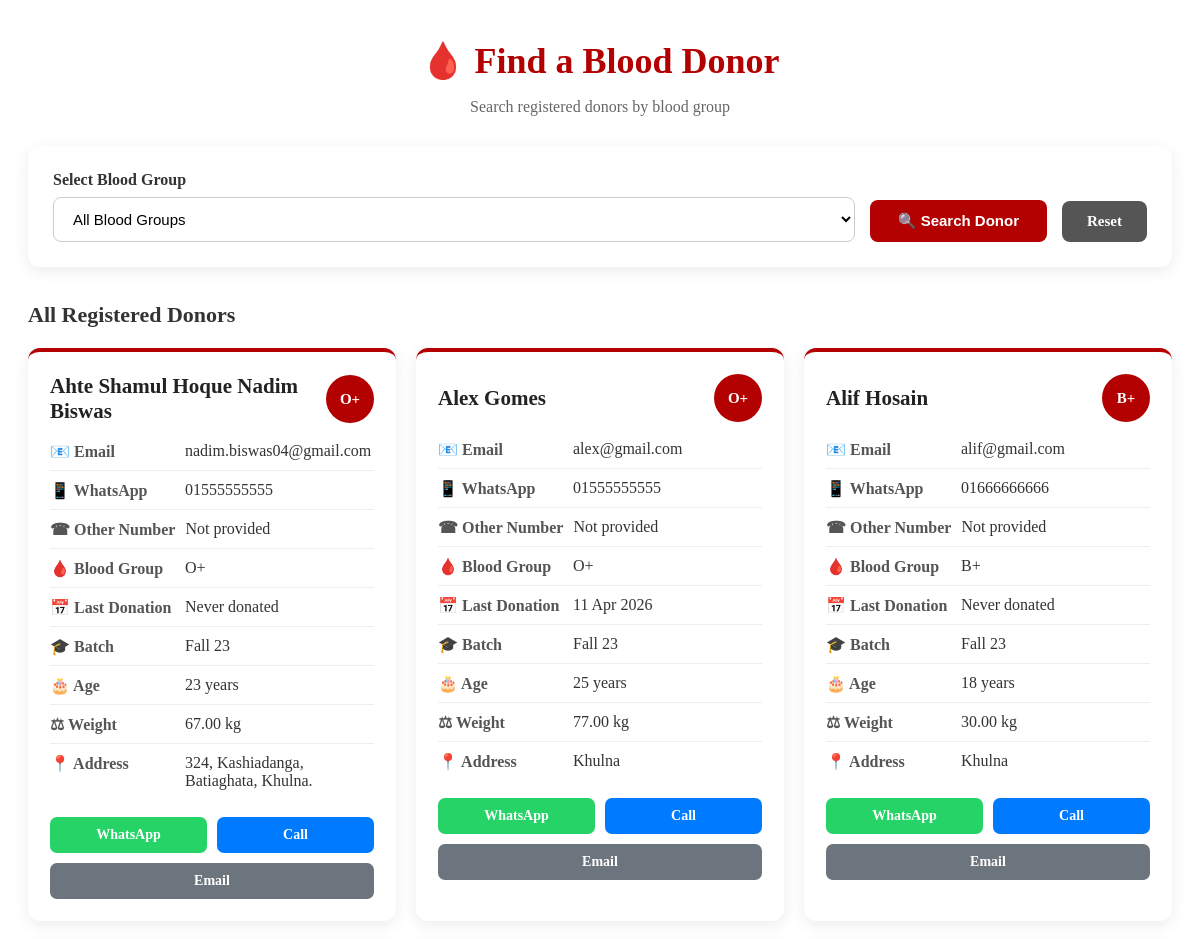
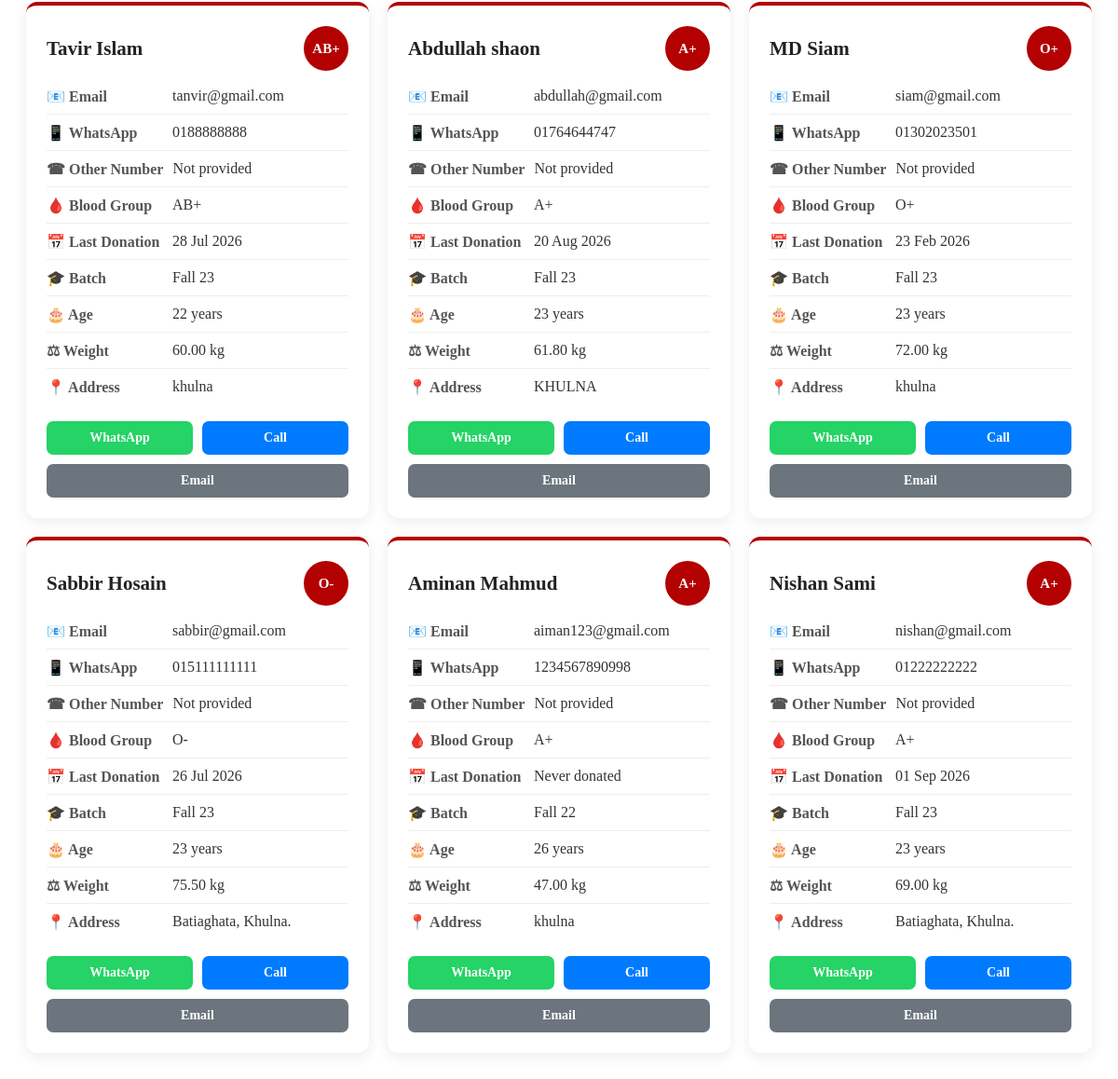
/blooddms/blood-search/, run on the app's committed database (2 pictures, top to bottom).
### BloodDMS/models.py (models this page shows, shortened)
class Register(AbstractUser):
    whatsapp_number = models.CharField(max_length=15)
    other_number = models.CharField(
        max_length=15,
        blank=True,
        null=True
    )
    address = models.TextField()
    blood_group = models.CharField(
        max_length=5,
        choices=BLOOD_GROUP_CHOICES
    )
    is_donor = models.BooleanField(
        default=False,
        verbose_name="Are you a blood donor?"
    )
    last_donation_date = models.DateField(
        null=True,
        blank=True
    )
    age = models.PositiveIntegerField(
        null=True,
        blank=True
    )
    weight = models.DecimalField(
        max_digits=5,
        decimal_places=2,
        null=True,
        blank=True
    )
    university_batch = models.CharField(
        max_length=20,
        blank=True,
        null=True
    )

### BloodDMS/views.py (the view)
# urls.py: path("blood-search/", blood_search, name="blood_search"),
def blood_search(request):
    blood_group = request.GET.get("blood_group", "")
    donors = Register.objects.filter(is_donor=True)
    if blood_group:
        donors = donors.filter(blood_group=blood_group)
    context = {
        "donors": donors,
        "blood_group": blood_group,
    }
    return render(request, "blood_search.html", context)

### BloodDMS/templates/blood_search.html (shortened to what this page needs)
{% extends "base.html" %}
{% load static %}
{% block content %}
<div class="blood-search-page">
    <div class="search-header">
        <h1>🩸 Find a Blood Donor</h1>
        <p>Search registered donors by blood group</p>
    </div>
    <div class="search-box">
        <form method="GET" action="{% url 'blood_search' %}" class="search-form">
            <div class="form-group">
                <label for="blood_group">Select Blood Group</label>
                <select name="blood_group" id="blood_group">
                    <option value="">All Blood Groups</option>
                </select>
            </div>
            <button type="submit" class="search-btn">
                🔍 Search Donor
            </button>
            <a href="{% url 'blood_search' %}" class="reset-btn">
                Reset
            </a>
        </form>
    </div>
    <div class="result-info">
        {% if blood_group %}
            <h2>
                Donors with blood group
                <span>{{ blood_group }}</span>
            </h2>
        {% else %}
            <h2>
                All Registered Donors
            </h2>
        {% endif %}
    </div>
    {% if donors %}
        <div class="donor-grid">
            {% for donor in donors %}
                <div class="donor-card">
                    <div class="donor-name">
                        <h3>
                            {{ donor.first_name }}
                            {{ donor.last_name }}
                        </h3>
                        <div class="blood-group">
                            {{ donor.blood_group }}
                        </div>
                    </div>
                    <div class="donor-info">
                        <div class="info-row">
                            <div class="info-label">
                                📧 Email
                            </div>
                            <div class="info-value">
                                {{ donor.email }}
                            </div>
                        </div>
                        <div class="info-row">
                            <div class="info-label">
                                📱 WhatsApp
                            </div>
                            <div class="info-value">
                                {{ donor.whatsapp_number }}
                            </div>
                        </div>
                        <div class="info-row">
                            <div class="info-label">
                                ☎ Other Number
                            </div>
                            <div class="info-value">
                                {% if donor.other_number %}
                                    {{ donor.other_number }}
                                {% else %}
                                    Not provided
                                {% endif %}
                            </div>
                        </div>
                        <div class="info-row">
                            <div class="info-label">
                                🩸 Blood Group
                            </div>
                            <div class="info-value">
                                {{ donor.blood_group }}
                            </div>
                        </div>
                        <div class="info-row">
                            <div class="info-label">
                                📅 Last Donation
                            </div>
                            <div class="info-value">
                                {% if donor.last_donation_date %}
                                    {{ donor.last_donation_date|date:"d M Y" }}
                                {% else %}
                                    Never donated
                                {% endif %}
                            </div>
                        </div>
                        <div class="info-row">
                            <div class="info-label">
                                🎓 Batch
                            </div>
                            <div class="info-value">
                                {% if donor.university_batch %}
                                    {{ donor.university_batch }}
                                {% else %}
                                    Not provided
                                {% endif %}
                            </div>
                        </div>
                        <div class="info-row">
                            <div class="info-label">
                                🎂 Age
                            </div>
                            <div class="info-value">
                                {% if donor.age %}
                                    {{ donor.age }} years
                                {% else %}
                                    Not provided
                                {% endif %}
                            </div>
                        </div>
                        <div class="info-row">
                            <div class="info-label">
                                ⚖ Weight
                            </div>
                            <div class="info-value">
                                {% if donor.weight %}
                                    {{ donor.weight }} kg
                                {% else %}
                                    Not provided
                                {% endif %}
                            </div>
                        </div>
                        <div class="info-row">
                            <div class="info-label">
                                📍 Address
                            </div>
                            <div class="info-value">
                                {{ donor.address }}
                            </div>
                        </div>
                    </div>
                    <div class="contact-buttons">
                        <a
                            href="https://wa.me/{{ donor.whatsapp_number }}"
                            target="_blank"
                            class="contact-btn whatsapp-btn"
                        >
                            WhatsApp
                        </a>
                        <a
                            href="tel:{{ donor.whatsapp_number }}"
                            class="contact-btn call-btn"
                        >
                            Call
                        </a>
                        {% if donor.email %}
                            <a
                                href="mailto:{{ donor.email }}"
                                class="contact-btn email-btn"
                            >
                                Email
                            </a>
                        {% endif %}
                    </div>
                </div>
            {% endfor %}
        </div>
    {% endif %}
</div>
{% endblock content %}

### BloodDMS/templates/blood_search.html (style rules this page uses)
.blood-search-page { max-width: 1400px; margin: 40px auto; padding: 0 20px; }
.search-header { text-align: center; margin-bottom: 30px; }
.search-header h1 { color: #b30000; font-size: 36px; margin-bottom: 8px; }
.search-header p { color: #666; font-size: 16px; }
.search-box { background: #ffffff; padding: 25px; border-radius: 12px; box-shadow: 0 4px 15px rgba(0, 0, 0, 0.08); margin-bottom: 35px; }
.search-form { display: flex; align-items: end; gap: 15px; flex-wrap: wrap; }
.form-group { flex: 1; min-width: 220px; }
.form-group label { display: block; font-weight: 600; margin-bottom: 8px; color: #333; }
.form-group select { width: 100%; padding: 12px 15px; border: 1px solid #ccc; border-radius: 8px; font-size: 15px; background: #fff; cursor: pointer; box-sizing: border-box; }
.search-btn { padding: 12px 28px; border: none; border-radius: 8px; background: #b30000; color: white; font-size: 15px; font-weight: 600; cursor: pointer; transition: 0.3s; }
.reset-btn { display: inline-block; padding: 12px 25px; border-radius: 8px; background: #555; color: white; text-decoration: none; font-size: 15px; font-weight: 600; transition: 0.3s; }
.result-info { margin-bottom: 20px; }
.result-info h2 { font-size: 22px; color: #333; margin: 0; }
.donor-grid { display: grid; grid-template-columns: repeat(auto-fit, minmax(330px, 1fr)); gap: 20px; }
.donor-card { background: white; border-radius: 12px; padding: 22px; box-shadow: 0 4px 15px rgba(0, 0, 0, 0.08); border-top: 4px solid #b30000; transition: 0.3s; }
.donor-name { display: flex; justify-content: space-between; align-items: center; gap: 10px; margin-bottom: 18px; }
.donor-name h3 { margin: 0; font-size: 21px; color: #222; }
.blood-group { min-width: 48px; height: 48px; display: flex; justify-content: center; align-items: center; background: #b30000; color: white; border-radius: 50%; font-weight: bold; font-size: 15px; }
.donor-info { display: flex; flex-direction: column; gap: 10px; }
.info-row { display: flex; align-items: flex-start; gap: 10px; border-bottom: 1px solid #eee; padding-bottom: 9px; }
.info-row:last-child { border-bottom: none; }
.info-label { min-width: 125px; font-weight: 600; color: #555; }
.info-value { color: #333; word-break: break-word; }
.contact-buttons { display: flex; gap: 10px; margin-top: 18px; flex-wrap: wrap; }
.contact-btn { flex: 1; min-width: 120px; text-align: center; padding: 10px; border-radius: 7px; text-decoration: none; color: white; font-weight: 600; font-size: 14px; }
.whatsapp-btn { background: #25d366; }
.call-btn { background: #007bff; }
.email-btn { background: #6c757d; }

### data on the page
Register: first_name "Ahte Shamul Hoque", last_name "Nadim Biswas", blood_group "O+", email "nadim.biswas04@gmail.com", whatsapp_number "01555555555", other_number "Not provided", shows "Never donated", university_batch "Fall 23", age "23", weight "67.00", address "324, Kashiadanga, Batiaghata, Khulna."
Register: first_name "Alex", last_name "Gomes", blood_group "O+", email "alex@gmail.com", whatsapp_number "01555555555", other_number "Not provided", last_donation_date "11 Apr 2026", university_batch "Fall 23", age "25", weight "77.00", address "Khulna"
Register: first_name "Alif", last_name "Hosain", blood_group "B+", email "alif@gmail.com", whatsapp_number "01666666666", other_number "Not provided", shows "Never donated", university_batch "Fall 23", age "18", weight "30.00", address "Khulna"
Register: first_name "Tavir", last_name "Islam", blood_group "AB+", email "tanvir@gmail.com", whatsapp_number "0188888888", other_number "Not provided", last_donation_date "28 Jul 2026", university_batch "Fall 23", age "22", weight "60.00", address "khulna"
Register: first_name "Abdullah", last_name "shaon", blood_group "A+", email "abdullah@gmail.com", whatsapp_number "01764644747", other_number "Not provided", last_donation_date "20 Aug 2026", university_batch "Fall 23", age "23", weight "61.80", address "KHULNA"
Register: first_name "MD", last_name "Siam", blood_group "O+", email "siam@gmail.com", whatsapp_number "01302023501", other_number "Not provided", last_donation_date "23 Feb 2026", university_batch "Fall 23", age "23", weight "72.00", address "khulna"
Register: first_name "Sabbir", last_name "Hosain", blood_group "O-", email "sabbir@gmail.com", whatsapp_number "015111111111", other_number "Not provided", last_donation_date "26 Jul 2026", university_batch "Fall 23", age "23", weight "75.50", address "Batiaghata, Khulna."
Register: first_name "Aminan", last_name "Mahmud", blood_group "A+", email "aiman123@gmail.com", whatsapp_number "1234567890998", other_number "Not provided", shows "Never donated", university_batch "Fall 22", age "26", weight "47.00", address "khulna"
Register: first_name "Nishan", last_name "Sami", blood_group "A+", email "nishan@gmail.com", whatsapp_number "01222222222", other_number "Not provided", last_donation_date "01 Sep 2026", university_batch "Fall 23", age "23", weight "69.00", address "Batiaghata, Khulna."
